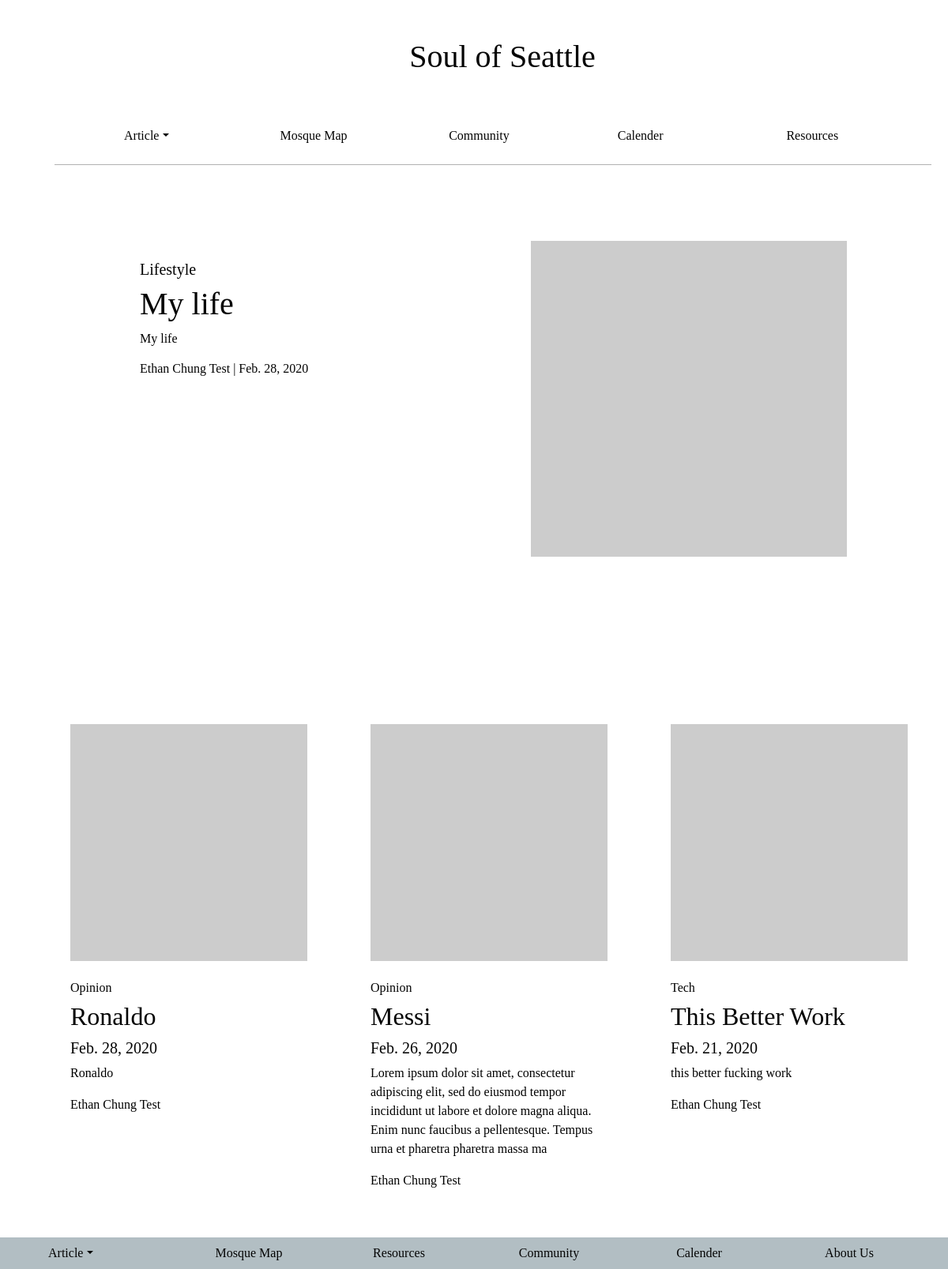
The page / on the database its author committed.
### soulofseattlepages/models.py (models this page shows, shortened)
class userPost(models.Model):
   author = models.ForeignKey(author, on_delete = models.CASCADE)
   post_Title = models.CharField(max_length = 255, unique = True)
   post_Slug = models.CharField(max_length = 255, unique = True)
   post_Content = models.TextField()
   post_CreatedOn = models.DateTimeField(auto_now_add = True)
   post_UploadImage = models.ImageField(default = "default.png", blank = True)
   post_Status = models.IntegerField(choices = STATUS, default = 0)
   tags = TaggableManager()
   post_Category = models.CharField(max_length = 200, choices = CATEGORIES, default = "Lifestyle")
   class Meta:
       ordering = ['-post_CreatedOn']

class author(models.Model):
   author_firstName = models.CharField(max_length = 30)
   author_lastName = models.CharField(max_length = 30)
   author_biography = models.TextField()
   author_image_upload = models.ImageField(default = "default.png", blank = True)
   def __str__(self):
       return self.author_firstName + " " + self.author_lastName

### soulofseattlepages/views.py (the view)
# urls.py: 2. Add a URL to urlpatterns:  path('', views.home, name='home')
def home(request):
    if request.method == 'GET':
        queryset = userPost.objects.filter(post_Status=1).order_by('-post_CreatedOn')
        articles = {
            "articles": queryset
        }
    return render(request, 'home.htm', articles)

### templates/home.htm (shortened to what this page needs)
<!DOCTYPE html>
<html lang="en">
<head>
    <link rel="stylesheet" href="https://stackpath.bootstrapcdn.com/bootstrap/4.4.1/css/bootstrap.min.css"
>
    {% load static %}
    <link rel="stylesheet" type="text/css" href="{% static "CSS/style.css" %}">
</head>
<body>
    <header class="pt-5 pl-5">
        <div class="container">
            <div class="pl-4">
                <h1 class="center-text">Soul of Seattle</h1>
                <div class="row pt-5 pl-5">
                    <div class="col-sm">
                        <ul class="nav ">
                            <li class="nav-item dropdown ">
                                <a class="nav-link dropdown-toggle" data-toggle="dropdown" href="#" role="button"
                                    aria-haspopup="true" aria-expanded="false">Article</a>
                            </li>
                        </ul>
                    </div>
                    <div class="col-sm pt-2">
                        <a href="{% url 'MosqueMap' %}">Mosque Map</a>
                    </div>
                    <div class="col-sm pt-2">
                        <a href="{% url 'Community' %}">Community</a>
                    </div>
                    <div class="col-sm pt-2">
                        <a href="{% url 'Calender' %}">Calender</a>
                    </div>
                    <div class="col-sm pt-2">
                        <a href="{% url 'Resources' %}">Resources</a>
                    </div>
                </div>
            </div>
            <hr>
        </div>
    </header>
    <section class="pt-5 pl-5 mt-5">
        <div class="container">
            <div class="row mb-5">
                {% for article in articles %}
                {% if forloop.first %}
                <div class="col-sm-7 col-md-5 col-lg-6 mt-4">
                    <a href="{% url 'Article' article.post_Slug %}">
                        <div class="padding-top-article">
                            <h5 class = "pl-2">{{ article.post_Category }}</h5>
                            <h1 class = "pl-2">{{ article.post_Title  }}</h1>
                            <p class="pl-2">{{article.post_Content|slice:":200" }}</p>
                            <h6 class="pl-2">{{ article.author }} | {{ article.post_CreatedOn| date}} </h6>
                        </div>
                    </a>
                </div>
                <img class="padding-top-article padding-top-image pl-5" src="https://via.placeholder.com/400.png/09f/fff"
                    alt="{{ article.author }}">
            </div>
            {% endif %}
            {% endfor %}
            <div class="row padding-top-down">
                {% for article in articles|slice:"1:"  %}
                <div class="col-sm-4 col-md mt-4 ">
                    <div class=" mb-4">
                        <div class="card-body">
                            <a href="{% url 'Article' article.post_Slug %}">
                                <img class="pb-4" src="https://via.placeholder.com/300" class="card-img-top">
                                <h6>{{ article.post_Category }}</h6>
                                <h2>{{ article.post_Title }}</h2>
                                <h5>{{ article.post_CreatedOn | date}}</h5>
                                <p>{{article.post_Content|slice:":200" }} </p>
                                <p>{{ article.author}}</p>
                            </a>
                        </div>
                    </div>
                    </div>
                    {% endfor %}
                </div>
            </div>
    </section>
    <footer>
        <div class="container">
            <div class="row center-text">
                <div class="col-sm">
                    <ul class="nav">
                        <li class="nav-item dropdown">
                            <a class="center-text nav-link dropdown-toggle" data-toggle="dropdown" href="#" role="button"
                                aria-haspopup="true" aria-expanded="false">Article</a>
                        </li>
                    </ul>
                </div>
                <div class="col-sm pt-2">
                    <a href="{% url 'MosqueMap' %}">Mosque Map</a>
                </div>
                <div class="col-sm pt-2">
                    <a href="{% url 'Resources' %}">Resources</a>
                </div>
                <div class="col-sm pt-2">
                    <a href="{% url 'Community' %}">Community</a>
                </div>
                <div class="col-sm pt-2">
                    <a href="{% url 'Calender' %}">Calender</a>
                </div>
                <div class="col-sm pt-2">
                    <a href="#">About Us</a>
                </div>
            </div>
        </div>
    </footer>
</body>
</html>

### static/CSS/style.css (style rules this page uses)
body, html { background-color: white; font-family: 'Playfair Display', serif; }
h1, h5 ,h6 { color: #040404; }
p { color: black; }
hr { border-color: black; }
.center-text { text-align: center; }
.padding-top-article { padding-left: 100px; }
.padding-top-down { padding-top: 120px; }
footer { background-color: #b2bec3; }
hr { border-color: #B2B2B2; }
a:link, a:hover, a:visited { color: #040404; text-decoration: none; }

### rows shown on the page
userPost: post_Category "Lifestyle", post_Title "My life", post_Content "My life", author "Ethan Chung Test", post_CreatedOn "Feb. 28, 2020"
userPost: post_Category "Opinion", post_Title "Ronaldo", post_CreatedOn "Feb. 28, 2020", post_Content "Ronaldo", author "Ethan Chung Test"
userPost: post_Category "Opinion", post_Title "Messi", post_CreatedOn "Feb. 26, 2020", post_Content "Lorem ipsum dolor sit amet, consectetur adipiscing elit, sed do eiusmod tempor incididunt ut labore et dolore magna aliqua. Enim nunc faucibus a pellentesque. Tempus urna et pharetra pharetra massa ma", author "Ethan Chung Test"
userPost: post_Category "Tech", post_Title "This Better Work", post_CreatedOn "Feb. 21, 2020", post_Content "this better fucking work", author "Ethan Chung Test"
